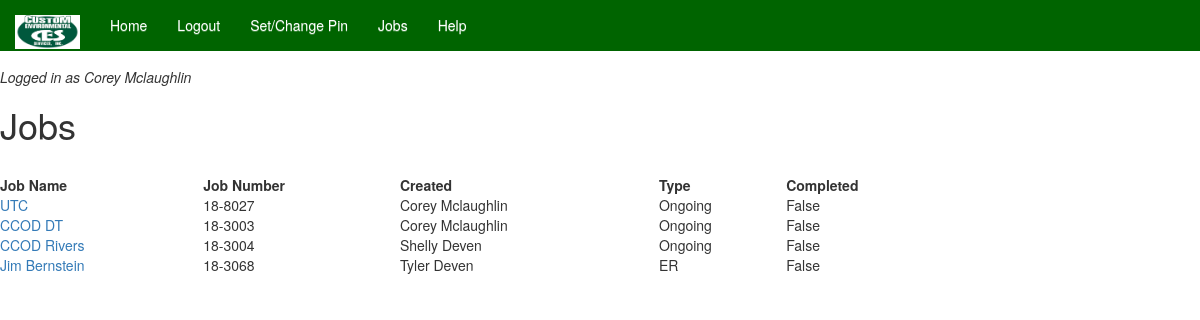
/time_sheet/jobs (signed in), run on the app's committed database.
### accounts/models.py (models this page shows, shortened)
class User(AbstractBaseUser):
    email = models.EmailField(max_length=255, unique=True)
    first_name = models.CharField(max_length=30)
    last_name = models.CharField(max_length=40)
    time_stamp = models.DateTimeField(auto_now_add=True)
    is_active = models.BooleanField(default=True)
    is_staff = models.BooleanField(default=False)
    is_admin = models.BooleanField(default=False)
    USERNAME_FIELD = 'email'
    REQUIRED_FIELDS = []  # email and password are included by default
    objects = UserManager()
    def get_full_name(self):
        return self.first_name + ' ' + self.last_name

class Employee(models.Model):
    user = models.OneToOneField(User, on_delete=models.CASCADE)
    pin = models.CharField(max_length=15, default=0000, blank=True, null=True)
    def get_full_name(self):
        return self.user.get_full_name()

### time_sheet/models.py (models this page shows, shortened)
class Job(models.Model):
    address = models.CharField(max_length=150) # ADDED
    name = models.CharField(max_length=100)
    job_num = models.CharField(max_length=20, unique=True)
    created_by = models.ForeignKey(Employee, on_delete=models.SET_NULL, null=True, blank=True)
    type = models.CharField(max_length=20, choices=JOB_TYPE_CHOICES)
    completed = models.BooleanField(blank=True, null=True)
    created_date = models.DateField(auto_now_add=True, blank=True, null=True)
    completed_date = models.DateField(blank=True, null=True)

### time_sheet/views.py (the view)
# urls.py: path('jobs', JobsView.as_view(), name='jobs'),
class JobsView(View):
    def get(self, request):
        context = {
            'jobs': Job.objects.all()
        }
        return render(request, 'jobs.html', context)

### time_sheet/templates/jobs.html
{% extends 'base.html' %}
{% block content %}
<h1>Jobs</h1>
<br>
{% if jobs %}
    <table style="width:80%">
        <tr>
            <th>Job Name</th>
            <th>Job Number</th>
            <th>Created</th>
            <th>Type</th>
            <th>Completed</th>
        </tr>
    {% for job in jobs %}
            <tr>
                <td><a href="{% url 'single_job' job_id=job.id %}">{{ job.name }}</a></td>
                <td>{{ job.job_num }}</td>
                <td>{{ job.created_by.get_full_name }}</td>
                <td>{{ job.type }}</td>
                <td>{{ job.completed }}</td>
            </tr>
{% endfor %}
    </table>
{% else %}
    <h5>No jobs added yet...</h5>
{% endif %}
{% endblock content %}

### templates/base.html (shortened to what this page needs)
<!DOCTYPE html>
<html>
<head>
  {% block extra_head %}<link rel="stylesheet" href="//maxcdn.bootstrapcdn.com/bootstrap/3.2.0/css/bootstrap.min.css">
<link rel="stylesheet" href="//maxcdn.bootstrapcdn.com/bootstrap/3.2.0/css/bootstrap-theme.min.css">{% endblock %}
</head>
{% load static %}
<header>
    <div class="container clearfix">
<div class= "navbar-wrapper">
    <div class="container">
        <nav class = "navbar navbar-fixed-top" id="navbar_whole">
                <div class = "navbar-header">
                    <a class="navbar-brand" href="{%url 'home' %}">
                         <img class="img-responsive" src="/static/images/ces_logo_image.png" height="60" width="65">
                    </a>
                </div>
                <div id= "navbar" class="navbar-collapse collapse">
                    <ul class="nav navbar-nav">
                        <li>
                            <a href="{% url 'home' %}">Home</a>
                        </li>
                        <li>
                            <a href="{% url 'logout' %}">Logout</a>
                        </li>
                      <li>
                            <a href="{% url 'set_pin' %}">Set/Change Pin</a>
                        </li>
                        <li>
                            <a href="{% url 'jobs' %}">Jobs</a>
                        </li>
                        <li>
                            <a href="{% url 'help' %}">Help</a>
                        </li>
                    </ul>
                </div>
        </nav>
    </div>
</div>
</div>
</header>
<body>
{% block body %}
<br><br><br>
<i><h5>Logged in as {{ user.get_full_name }}</h5></i>
  {% block content %}{% endblock content %}
{% endblock body %}
</body>
</html>

### templates/base.html (style rules this page uses)
#navbar_whole { background-color: darkgreen; }
nav .navbar-nav li a { color: white !important; }

### data on the page
User: get_full_name "Corey Mclaughlin"
Job: name "UTC", job_num "18-8027", created_by.get_full_name "Corey Mclaughlin", type "Ongoing", completed "False"
Job: name "CCOD DT", job_num "18-3003", created_by.get_full_name "Corey Mclaughlin", type "Ongoing", completed "False"
Job: name "CCOD Rivers", job_num "18-3004", created_by.get_full_name "Shelly Deven", type "Ongoing", completed "False"
Job: name "Jim Bernstein", job_num "18-3068", created_by.get_full_name "Tyler Deven", type "ER", completed "False"
